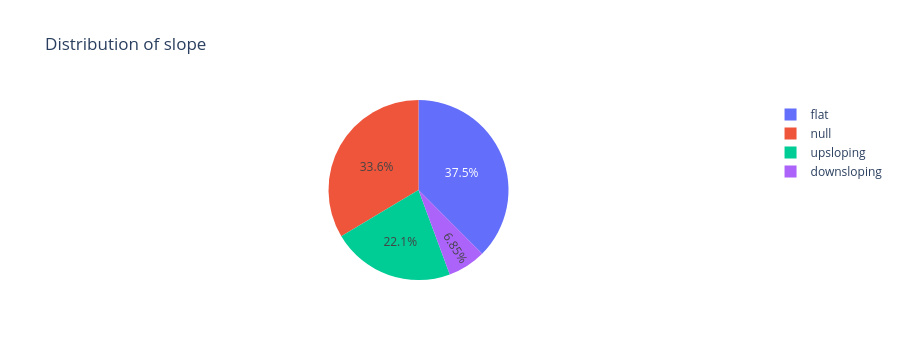

Notebook code cell kept with this figure:
### Markdown cell above
## slope

### Code cell
col = "slope"
fig = px.pie(
    df,
    names=col,
    title=f"Distribution of {col}"
)
fig.show()

### Figure 1 — Plotly figure (JSON) as saved in the notebook; plotly's stock layout.template omitted (floating-point values rounded to 4 significant figures; data arrays with more than 128 entries replaced by an {"elided": "..."} marker saying what was removed)
{"data": [{"domain": {"x": [0, 1], "y": [0, 1]}, "hovertemplate": "slope=%{label}<extra></extra>", "labels": {"elided": "920 str values"}, "legendgroup": "", "name": "", "showlegend": true, "type": "pie"}], "layout": {"autosize": true, "height": 360, "legend": {"tracegroupgap": 0}, "title": {"text": "Distribution of slope"}}}
